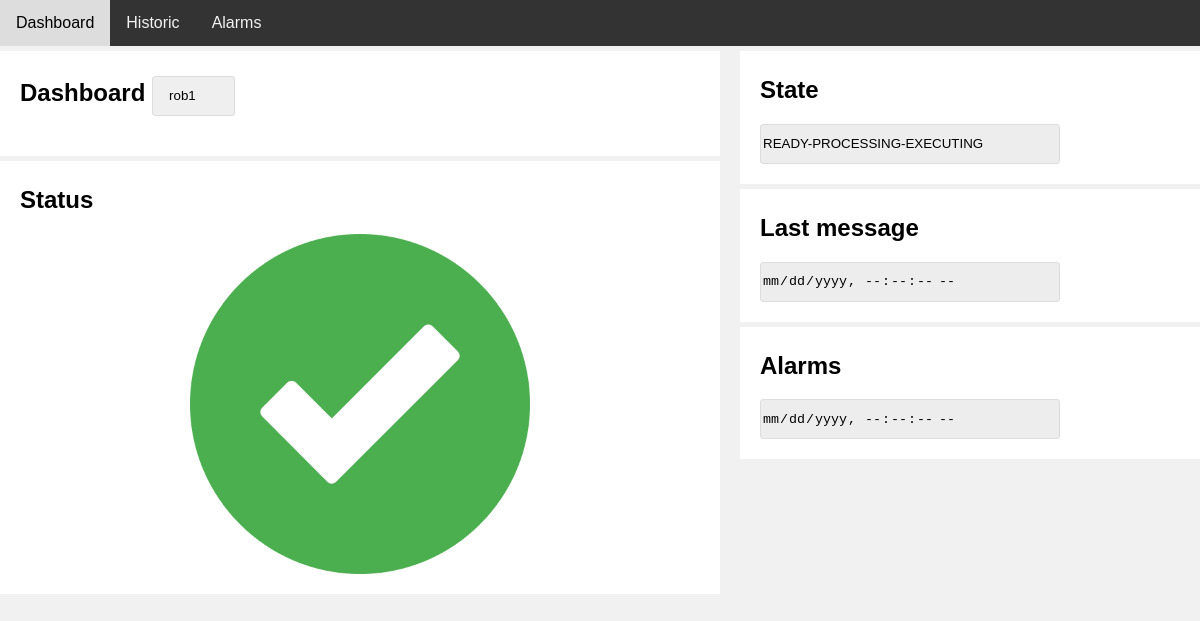
Page /dashboard on the earlier database version.
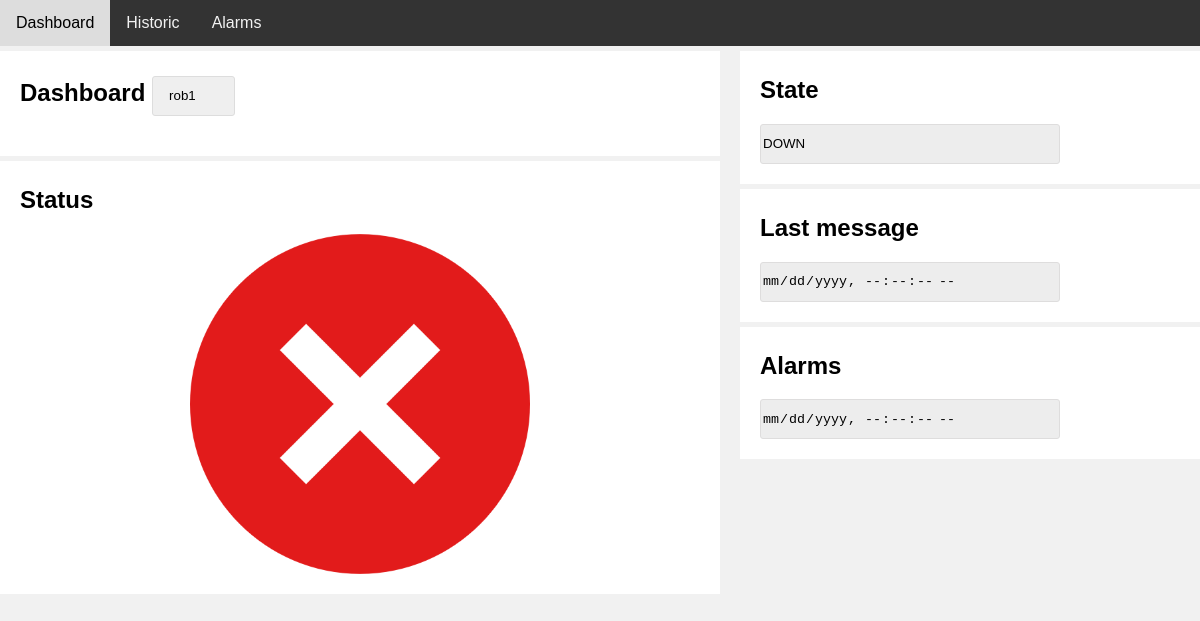
Same page on the later database version.
### tables this page shows
CREATE TABLE "Robot" (
    "id"	INTEGER NOT NULL UNIQUE,
    "deviceId"	TEXT,
    "state"	TEXT,
    "time"	INTEGER,
    PRIMARY KEY("id" AUTOINCREMENT));

### views.py (the view)
@app.route("/")
@app.route("/dashboard", methods=["GET", "POST"])
def dashboard():
    id = request.form['id'] if request.method == "POST" else controller.id
    id, state, time = controller.dashboard(id)
    robots = controller.robots()
    return render_template("dashboard.html", id=id, state=state, time=time, robots=robots)

### controller.py (called while the page is built)
    def robots(self):
        return model.robots

    def dashboard(self, deviceId) -> tuple:
        self.id = deviceId
        robot = database.SELECT_ROBOT(self.id)
        return robot.__dict__.values()

### database.py (called while the page is built)
def dict_factory(cursor, row):
    d = {}
    for idx, col in enumerate(cursor.description):
        d[col[0]] = row[idx]
    return d

    def convert(self):
        if type(self.time) == str:
            self.time = int(mktime(datetime.strptime(
                self.time.replace(" ", "T")[0:19], ISO_TIME).timetuple()))

    def execute(self, request: str, commit: bool = False) -> list:
        try:
            self.c.execute(request)
        except Error as error:
            log.error(f" SQLite({error.args}) Request: {request}")
        if commit:
            self.connexion.commit()
        return self.c.fetchall()

    def __SELECT(self, table: str, element: tuple = ('*'), condition: str = str(True)) -> list:
        return self.execute(f"SELECT {element} FROM {table} WHERE {condition}")

    def SELECT_ROBOT(self, deviceId: int) -> Robot:
        return Robot(self.__SELECT(ROBOT, condition=f"{deviceId=}")[0])

### templates/dashboard.html (shortened to what this page needs)
<!DOCTYPE html>
<html>
<head>
    <link rel="stylesheet" href="/static/css/stylesheet.css">
</head>
<body>
    <div class="topnav">
        <a href="/dashboard">Dashboard</a>
        <a href="/historic">Historic</a>
        <a href="/alarms">Alarms</a>
    </div>
    <div class="row">
        <div class="leftcolumn">
            <div class="card">
                <h2>Dashboard
                    <select class="select" id="select" onChange="ask(this)">
                        {% for r in robots %}
                        <option value={{r}}>{{r}}</option>
                        {% endfor %}
                    </select>
                </h2>
            </div>
            <div class="card">
                <h2>Status</h2>
                <img id="status" class="center" src="/static/icons/{{state}}.png">
            </div>
        </div>
        <div class="rightcolumn">
            <div class="card">
                <h2>State</h2>
                <input type="text" class="datetime" name="state" placeholder="{{state}}" disabled>
            </div>
            <div class="card">
                <h2>Last message</h2>
                <input id="time" type="datetime-local" step=1 class="datetime" value="{{time}}" disabled required>
            </div>
            <div class="card">
                <h2>Alarms</h2>
                <input id="time" type="datetime-local" step=1 class="datetime" value="{{time}}" disabled required>
            </div>
        </div>
    </div>
</body>
</html>

### static/css/stylesheet.css (style rules this page uses)
* { box-sizing: border-box; }
body { font-family: Arial; padding: 10px; background: #f1f1f1; }
.topnav { overflow: hidden; background-color: #333; }
.topnav a { float: left; display: block; color: #f2f2f2; text-align: center; padding: 14px 16px; text-decoration: none; }
.leftcolumn { float: left; width: 60%; }
.rightcolumn { float: left; width: 40%; background-color: #f1f1f1; padding-left: 20px; }
.center { display: block; margin-left: auto; margin-right: auto; width: 50%; }
.card { background-color: white; padding: 20px; padding-top: 5px; margin-top: 5px; }
.row:after { content: ""; display: table; clear: both; }
html, body, #container { width: 100%; height: 100%; margin: 0; padding: 0; }
.select { -webkit-appearance: none; -moz-appearance: none; appearance: none; height: 40px; padding: 10px 38px 10px 16px; background-size: 10px; transition: border-color .1s ease-in-out,box-shadow .1s ease-in-out; border: 1px solid #ddd; border-radius: 3px; }
.datetime { background-color: rgb(237, 237, 237); border: 1px solid rgb(222, 221, 221); border-radius: 3px; height: 40px; width: 300px; color: black }
::placeholder { color: black; opacity: 1; }

Differences in the rows shown:
changed Robot: state: a different picture; state "READY-PROCESSING-EXECUTING" → "DOWN"
